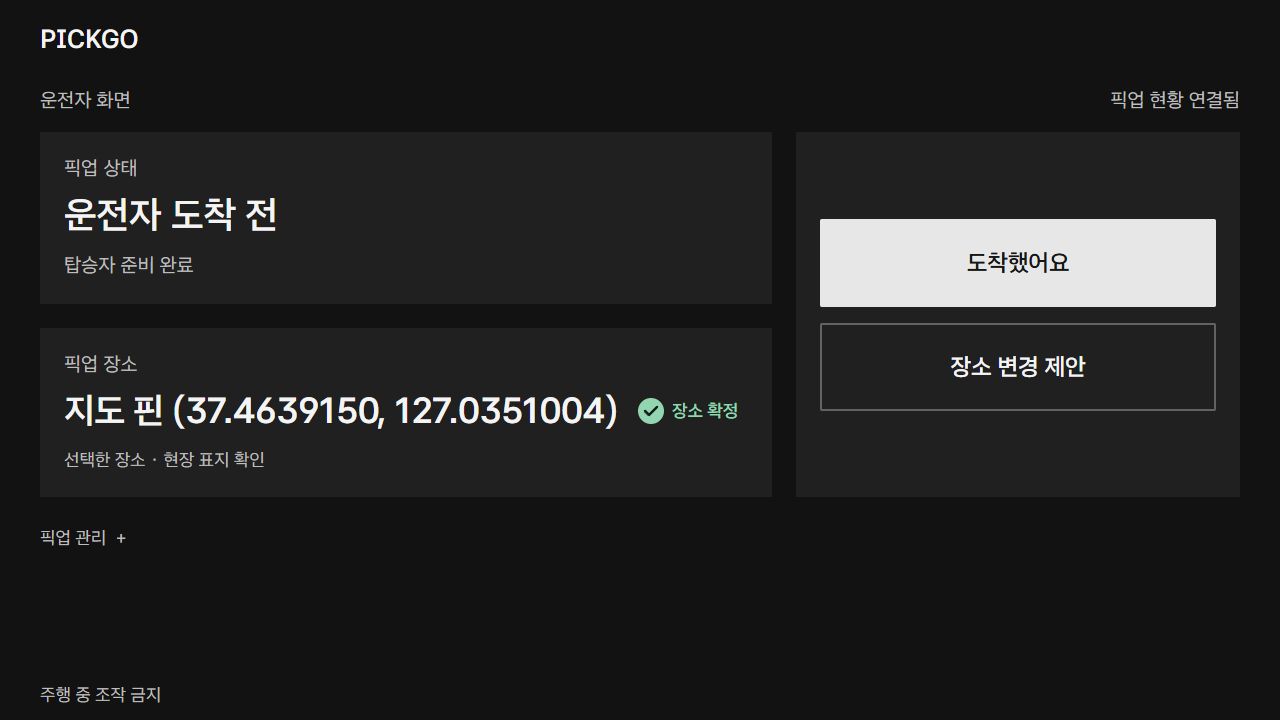
#> input picture docs/showcase/screenshots/07-ready-driver.png, 1280 x 720 px, found by its file name
$ python crops.py
#> lines starting #> are read from the running program, lines starting #| are printed output that depends on the picture
from pathlib import Path
from PIL import Image
import json
out=Path('docs/evidence/pickgo-design-review-2026-11-06');src=Path('docs/showcase/screenshots')
crops={'coordinate':('07-ready-driver.png',(40,320,780,480)), 'mobile-actions':('20-multi-rider.png',(16,233,374,468)), 'shared-stop':('21-shared-stop.png',(30,395,1250,960)), 'end-action':('15-boarded.png',(40,130,1240,570)), 'candidate-labels':('03-candidates.png',(240,285,1040,590))}
for name,(f,box) in crops.items():
 im=Image.open(src/f).crop(box);im.resize((im.width*2,im.height*2)).save(out/(name+'-2x.png'))
#> after `im = Image.open(src / f).crop(box)`:
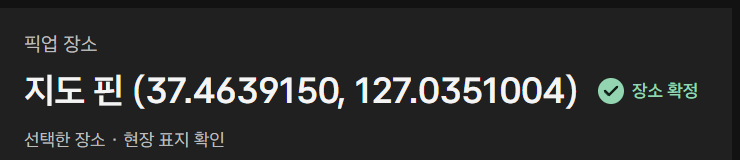
#> im: PIL image 740x160 RGB; mean R, G, B 43.8, 44.3, 44
#> after `im = Image.open(src / f).crop(box)`:
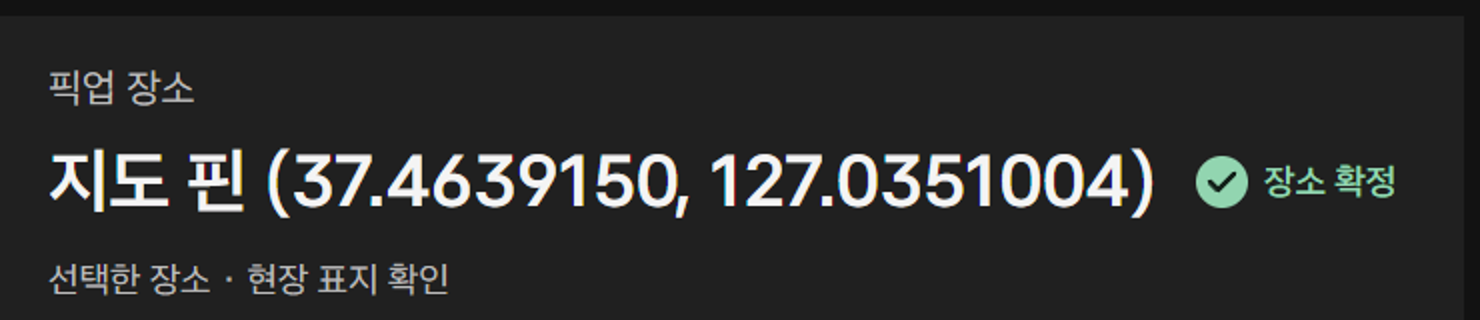
#> saved as coordinate-2x.png: PIL image 1480x320 RGB; mean R, G, B 43.7, 44.3, 44
#> pass 2 of the loop `for name,(f,box) in crops.items():`:
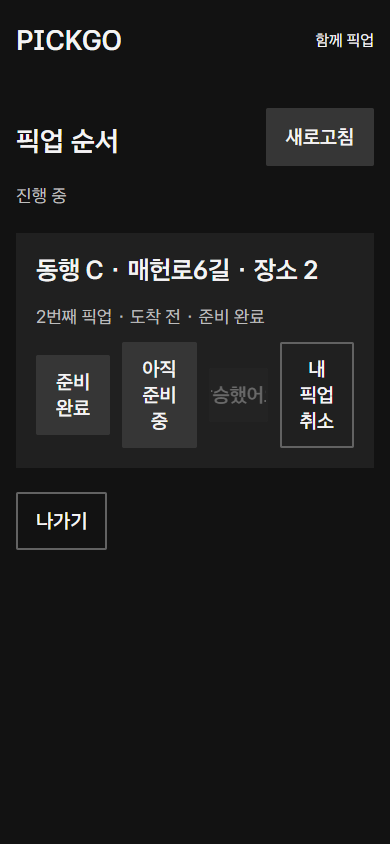
#> input picture docs/showcase/screenshots/20-multi-rider.png, 390 x 844 px, found by its file name
#> `im = Image.open(src / f).crop(box)`:
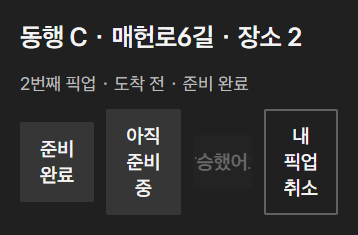
#> im: PIL image 358x235 RGB; mean R, G, B 47.6, 47.6, 47.7
#> `im = Image.open(src / f).crop(box)`:
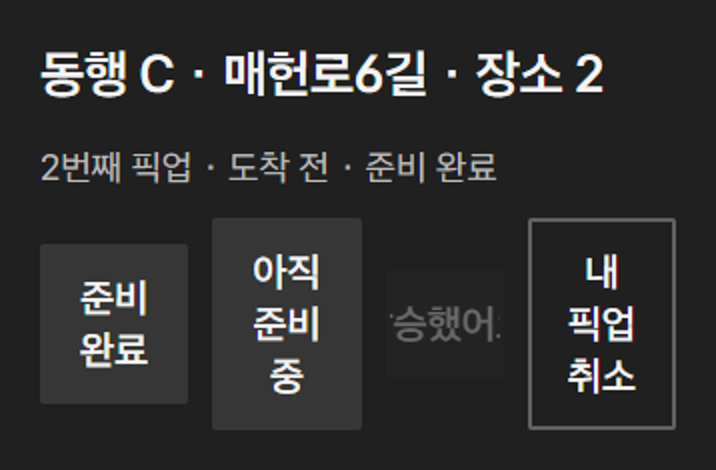
#> saved as mobile-actions-2x.png: PIL image 716x470 RGB; mean R, G, B 47.6, 47.6, 47.7
#> pass 3 of the loop `for name,(f,box) in crops.items():`:
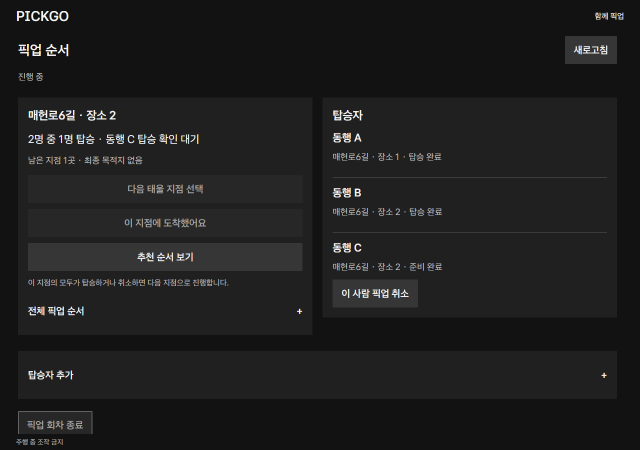
#> input picture docs/showcase/screenshots/21-shared-stop.png, 1280 x 900 px, found by its file name (shown at 1/2 size)
#> `im = Image.open(src / f).crop(box)`:
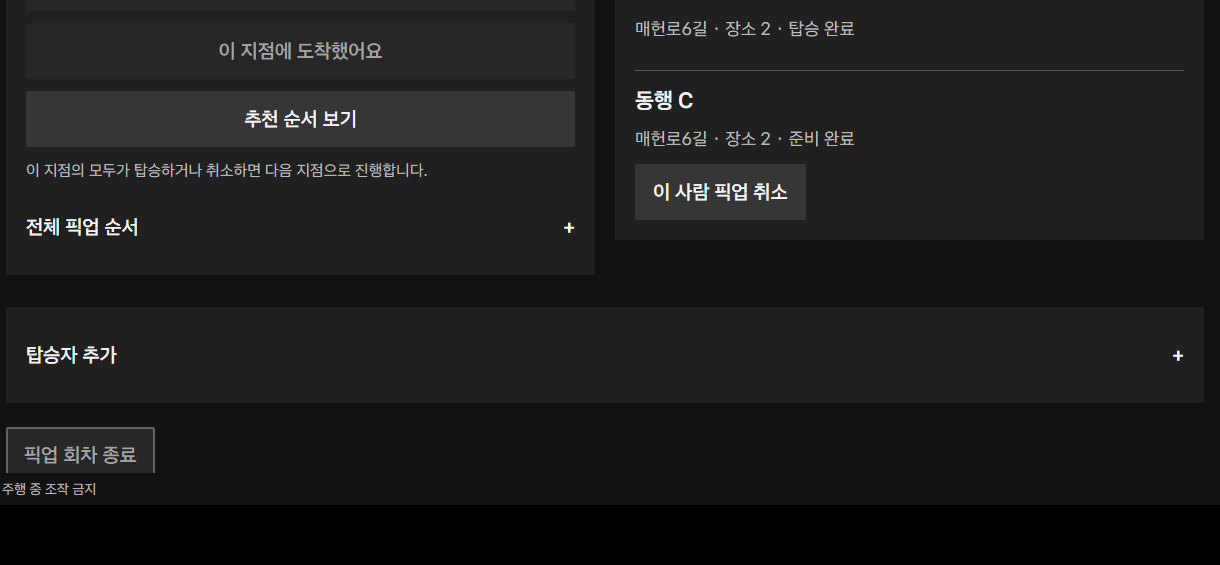
#> im: PIL image 1220x565 RGB; mean R, G, B 28.6, 28.6, 28.6
#> the loop made 5 passes; the first 3 are shown
(out/'crop-manifest.json').write_text(json.dumps(crops,indent=2),encoding='utf-8')
